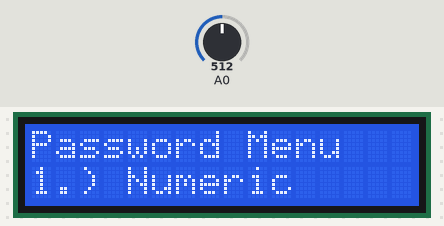
A sketch run on a simulated Arduino Uno, built with avr-gcc and run on an emulated ATmega328P. Shown: 16×2 character LCD. The inputs (shaded band) are chosen by the test bench; at power-on: A0 = 512. Random numbers use the default seed unless the sketch sets one; what the sketch prints to the serial monitor is not drawn.

Above: at 1.2 s.
1.3 s: A0 set to 465
2.8 s: A0 set to 439
At 4.0 s:
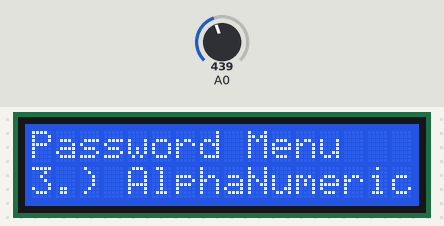
4.3 s: A0 set to 660
At 5.2 s:
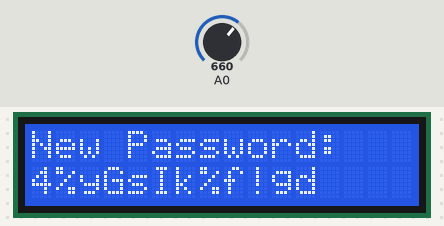
5.9 s: A0 set to 633
At 6.5 s:
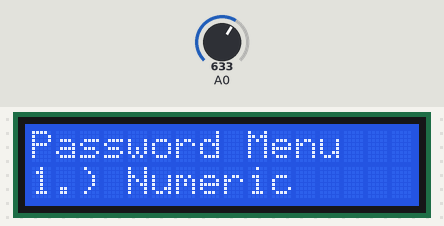
8.9 s: A0 set to 716
At 10.0 s:
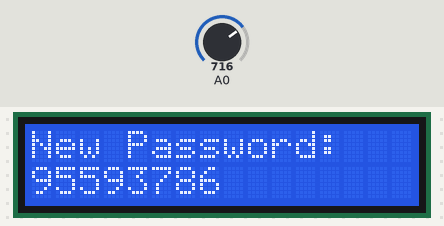
Timing chart, 0 to 11.5 s (numbered marks = the images above; inputs shaded):
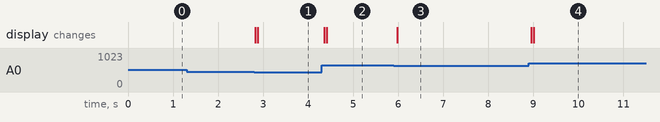

Measured:
- the behaviour switches between 450 and 449 on A0 (found by bisection; images 0 and 1)
- the behaviour switches between 650 and 649 on A0 (found by bisection; images 2 and 3)
- after the input at 1.3 s, every drawn part: stays the same
- after the input at 2.8 s, the display: first changes at once (image 1 shows a later state)
- after the input at 4.3 s, the display: first changes after 0.06 s (image 2 shows a later state)
- after the input at 5.9 s, the display: changes after 0.08 s (image 3)
- after the input at 8.9 s, the display: first changes after 0.06 s (image 4 shows a later state)

The sketch:

PasswordGenerator.ino
```cpp
/*
 * Author: bradosev
 * Project: Passcode Generator
 * Date: Feb 17, 2018
 */
#include <SPI.h>
#include <LiquidCrystal.h>

// Definitions
int lcd_key = 0;
int adc_key_in = 0;
LiquidCrystal lcd(8, 9, 4, 5, 6, 7);

#define btnRIGHT 0
#define btnUP 1
#define btnDOWN 2
#define btnLEFT 3
#define btnSELECT 4
#define btnNONE 5
#define indexMAX 3
#define indexMIN 0
#define MENU 0
#define SELECT 1

String menuOptions[] = {"1.) Numeric", "2.) Alphabet", "3.) AlphaNumeric"};
int currentIndex=0;
long randNumber;
String numPassword;
int currentState;

char alphabet[] = "ABCDEFGHIJKLMNOPQRSTUVWXYZabcdefghijklmnopqrstuvwxyz";
char alphabetNum[] = "ABCDEFGHIJKLMNOPQRSTUVWXYZabcdefghijklmnopqrstuvwxyz0123456789$%#@!~*";

// found @ https://www.dfrobot.com/wiki/index.php/LCD_KeyPad_Shield_For_Arduino_SKU:_DFR0009
int read_LCD_buttons(){
  adc_key_in = analogRead(0);
  if (adc_key_in > 1000) return btnNONE;
  if (adc_key_in < 50) return btnRIGHT;
  if (adc_key_in < 250) return btnUP;
  if (adc_key_in < 450) return btnDOWN;
  if (adc_key_in < 650) return btnLEFT;
  if (adc_key_in < 850) return btnSELECT;
  return btnNONE;
}//end

void setup() {
   // put your setup code here, to run once:
   lcd.begin(16, 2);               // start the library
   lcd.setCursor(0,0);             // set the LCD cursor   position
   lcd.print("Password Menu");
   Serial.begin(9600);
   currentState = MENU;
   randomSeed(analogRead(0));
}//end setup
void numericPassword(int size){
  String test = "";
  for(int i = 0; i < size; i++){
    test.concat(random(10));
  }
  numPassword = test;
}//end

void alphaPassword(int size){
  String test = "";
  for(int i = 0; i < size; i++){
    test.concat(alphabet[random(52)]);
  }
  numPassword = test;
}

void alphaNumericPassword(int size){
  String test = "";
   for(int i = 0; i < size; i++){
      test.concat(alphabetNum[random(68)]);
    }
  numPassword = test;
}
void printPassword(String password){
  lcd.clear();
  lcd.setCursor(0,0);
  lcd.print("New Password:");
  lcd.setCursor(0,1);
  lcd.print(password);
}

void printMenu(int index){
  lcd.clear();
  lcd.setCursor(0,0);
  lcd.print("Password Menu");
  lcd.setCursor(0,1);
  lcd.print(menuOptions[index]);
}//end


void loop() {
  lcd.setCursor(0,1);             // move to the begining of the second line
  lcd_key = read_LCD_buttons();   // read the buttons
  Serial.println(lcd_key);
  Serial.print("Current index: ");
  Serial.println(currentIndex);
  if (currentState == MENU){

    switch (lcd_key){
      case btnUP:
        if ((currentIndex - 1) >= indexMIN) currentIndex = currentIndex-1;
        printMenu(currentIndex);
        break;
      case btnDOWN:
        if ((currentIndex + 1) <= indexMAX-1) currentIndex++;
        printMenu(currentIndex);
        break;
      case btnSELECT:
        currentState = SELECT;
        lcd.clear();
        lcd.setCursor(0,0);
        switch(currentIndex){
          case 0:
            //lcd.print("Numeric!");
            numericPassword(8);
            break;
          case 1:
            //lcd.print("Alpha!");
            alphaPassword(12);
            break;
          case 2:
            alphaNumericPassword(12);
            //lcd.print("AlphaNumeric!");
            break;
        }
        break;
      case btnNONE:
        printMenu(currentIndex);
        break;
      default:
        currentIndex = indexMIN;
        printMenu(currentIndex);
        break;
    }//end switch
    }//end
    else if (currentState == SELECT){
      switch (lcd_key){
        case btnLEFT:
          currentState = MENU;
          break;
        default:
          switch(currentIndex){
            case 0:
              printPassword(numPassword);
              break;
            case 1:
              printPassword(numPassword);
              break;
             case 2:
              printPassword(numPassword);
              break;
          }//end case
      }//end
    }//end if
  delay(50);
}//end
```
